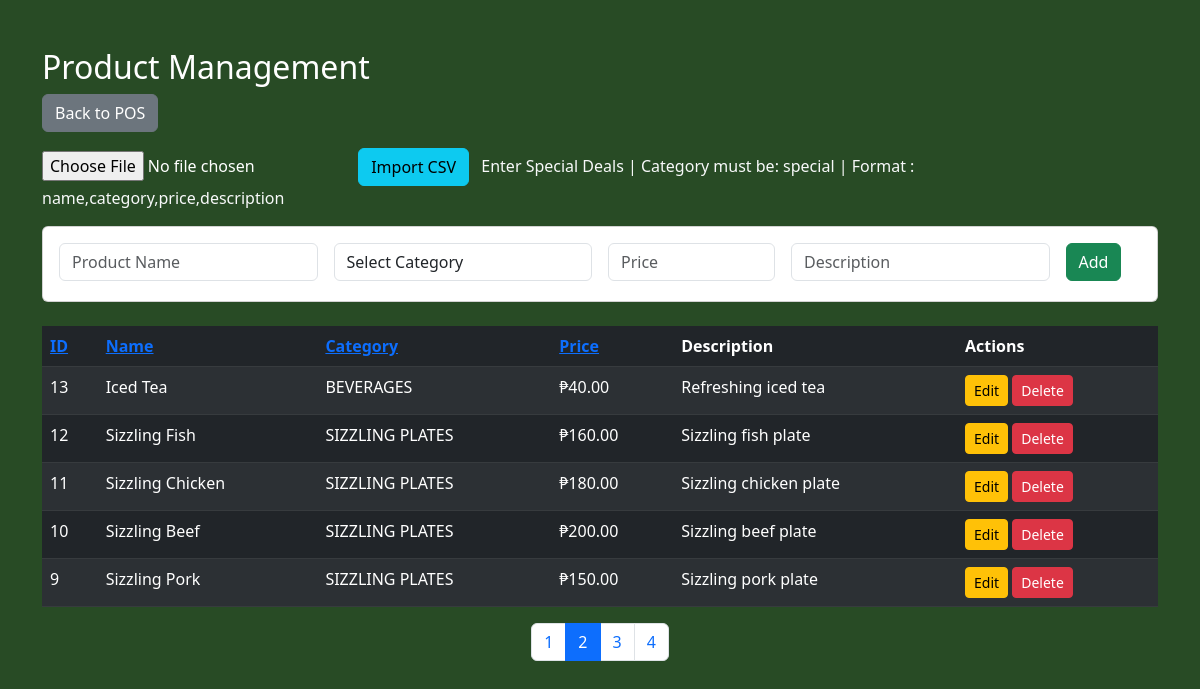
/products_crud.php?page=2&sort_by=product_id&sort_dir=desc, run on the app's committed database.
### tables this page shows
CREATE TABLE `products` (
  `product_id` int(11) NOT NULL,
  `name` varchar(100) NOT NULL,
  `category` varchar(50) NOT NULL,
  `price` decimal(10,2) NOT NULL,
  `description` text DEFAULT NULL
);

### products_crud.php (the view, shortened to what this page needs)
<?php
$conn = new mysqli("localhost", "root", "", "binalots");
$allowed_categories = [
    'silog' => 'SILOG MEALS',
    'family' => 'FAMILY MEALS',
    'sizzling' => 'SIZZLING PLATES',
    'beverages' => 'BEVERAGES',
    'addons' => 'ADD-ONS',
    'special' => 'SPECIAL DEALS'
];
$per_page = 5;
$page = isset($_GET['page']) ? max(1, intval($_GET['page'])) : 1;
$offset = ($page - 1) * $per_page;
$sort_by = isset($_GET['sort_by']) ? $_GET['sort_by'] : 'product_id';
$sort_dir = isset($_GET['sort_dir']) && strtolower($_GET['sort_dir']) === 'asc' ? 'ASC' : 'DESC';
$count_result = $conn->query("SELECT COUNT(*) as total FROM products");
$total = $count_result ? $count_result->fetch_assoc()['total'] : 0;
$total_pages = ceil($total / $per_page);
$products = $conn->query("SELECT * FROM products ORDER BY $sort_by $sort_dir LIMIT $per_page OFFSET $offset");
$edit_product = null;
?>
<!DOCTYPE html>
<html lang="en">
<head>
    <link href="https://cdn.jsdelivr.net/npm/bootstrap@5.3.0-alpha3/dist/css/bootstrap.min.css" rel="stylesheet">
</head>
<body style="background:#284b25;color:white;">
<div class="container mt-5">
    <h2>Product Management</h2>
    <a href="home.php" class="btn btn-secondary mb-3">Back to POS</a>
    <form method="POST" enctype="multipart/form-data" class="mb-3">
        <input type="file" name="excel_file" accept=".csv" required>
        <button type="submit" name="import" class="btn btn-info">Import CSV</button>
        <span class="text-light ms-2"> Enter Special Deals | Category must be: special | Format : name,category,price,description</span>
    </form>
    <div class="card mb-4">
        <div class="card-body">
            <form method="POST" class="row g-3" id="productForm">
                <div class="col-md-3">
                    <input type="text" name="name" class="form-control" placeholder="Product Name" required value="<?= $edit_product['name'] ?? '' ?>">
                </div>
                <div class="col-md-3">
                    <select name="category" class="form-control" required>
                        <option value="">Select Category</option>
                    </select>
                </div>
                <div class="col-md-2">
                    <input type="number" step="0.01" name="price" class="form-control" placeholder="Price" required value="<?= $edit_product['price'] ?? '' ?>">
                </div>
                <div class="col-md-3">
                    <input type="text" name="description" class="form-control" placeholder="Description" value="<?= $edit_product['description'] ?? '' ?>">
                </div>
                <div class="col-md-1">
                    <?php if ($edit_product): ?>
                        <button type="submit" name="edit" class="btn btn-warning" id="submitBtn">Update</button>
                    <?php else: ?>
                        <button type="submit" name="add" class="btn btn-success" id="submitBtn">Add</button>
                    <?php endif; ?>
                </div>
            </form>
        </div>
    </div>
    <table class="table table-dark table-striped">
        <thead>
            <tr>
                <th><a href="?sort_by=product_id&sort_dir=<?= $sort_by=='product_id'&&$sort_dir=='ASC'?'desc':'asc' ?>">ID</a></th>
                <th><a href="?sort_by=name&sort_dir=<?= $sort_by=='name'&&$sort_dir=='ASC'?'desc':'asc' ?>">Name</a></th>
                <th><a href="?sort_by=category&sort_dir=<?= $sort_by=='category'&&$sort_dir=='ASC'?'desc':'asc' ?>">Category</a></th>
                <th><a href="?sort_by=price&sort_dir=<?= $sort_by=='price'&&$sort_dir=='ASC'?'desc':'asc' ?>">Price</a></th>
                <th>Description</th>
                <th>Actions</th>
            </tr>
        </thead>
        <tbody>
        <?php while($row = $products->fetch_assoc()): ?>
            <tr>
                <td><?= $row['product_id'] ?></td>
                <td><?= htmlspecialchars($row['name']) ?></td>
                <td><?= isset($allowed_categories[$row['category']]) ? $allowed_categories[$row['category']] : htmlspecialchars($row['category']) ?></td>
                <td>₱<?= number_format($row['price'],2) ?></td>
                <td><?= htmlspecialchars($row['description']) ?></td>
                <td>
                    <a href="?edit=<?= $row['product_id'] ?>" class="btn btn-warning btn-sm">Edit</a>
                    <a href="?delete=<?= $row['product_id'] ?>" class="btn btn-danger btn-sm" onclick="return confirm('Delete this product?')">Delete</a>
                </td>
            </tr>
        <?php endwhile; ?>
        </tbody>
    </table>
    <nav>
      <ul class="pagination justify-content-center">
        <?php for($i=1; $i<=$total_pages; $i++): ?>
          <li class="page-item <?= ($i==$page)?'active':'' ?>">
            <a class="page-link" href="?page=<?= $i ?>&sort_by=<?= $sort_by ?>&sort_dir=<?= strtolower($sort_dir) ?>"><?= $i ?></a>
          </li>
        <?php endfor; ?>
      </ul>
    </nav>
</div>
</body>
</html>

### data on the page
products: product_id "13", name "Iced Tea", category "BEVERAGES", price "40.00", description "Refreshing iced tea"
products: product_id "12", name "Sizzling Fish", category "SIZZLING PLATES", price "160.00", description "Sizzling fish plate"
products: product_id "11", name "Sizzling Chicken", category "SIZZLING PLATES", price "180.00", description "Sizzling chicken plate"
products: product_id "10", name "Sizzling Beef", category "SIZZLING PLATES", price "200.00", description "Sizzling beef plate"
products: product_id "9", name "Sizzling Pork", category "SIZZLING PLATES", price "150.00", description "Sizzling pork plate"
